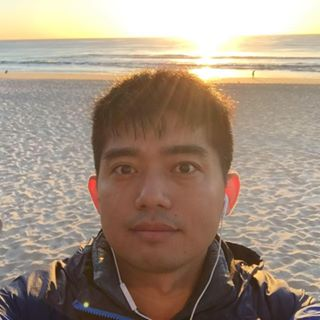
#> input picture Microsoft/img.jpg, 320 x 320 px
$ jupyter execute 'Computer Vision.ipynb'   (shell and % lines are left out)
#> lines starting #> are read from the running program, lines starting #| are printed output that depends on the picture; long printed decimals are rounded
[cell 1]
from matplotlib.pyplot import imshow

from PIL import Image

import numpy as np

import skimage
import skimage.color as sc
from skimage import exposure

## Load an Iamge

[cell 2]
i = np.array(Image.open('img.jpg'))
#> i is the input picture: shape (320, 320, 3); mean R, G, B 160.8, 142.5, 125.9
imshow(i)
print(type(i))
#| <class 'numpy.ndarray'>
print(i.dtype)
#| uint8
print(i.shape)
#| (320, 320, 3)

[cell 3]
i_mono = sc.rgb2gray(i)
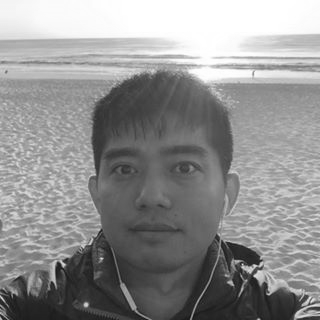
#> i_mono: shape (320, 320) float64; min 0.0769, max 1, mean 0.569
imshow(i_mono, cmap='gray')
print(i_mono.shape)
#| (320, 320)

## Equalization

[cell 4]
def im_hist(img):
    import matplotlib.pyplot as plt
    fig = plt.figure(figsize=(8,6))
    fig.clf()
    ax = fig.gca()
    ax.hist(img.flatten(), bins = 256)
    plt.show()
#> figure, not shown here; tallest bar 6662 high, from x = 0.996 to 1

[cell 5]
im_hist(i_mono)

[cell 6]
def im_cdf(img):
    import matplotlib.pyplot as plt
    fig = plt.figure(figsize=(8,6))
    fig.clf()
    ax = fig.gca()
    ax.hist(img.flatten(), bins = 256, cumulative=True)
    plt.show()
#> figure, not shown here; tallest bar 102400 high, from x = 0.996 to 1

[cell 7]
im_cdf(i_mono)

[cell 8]
i_eq = exposure.equalize_hist(i_mono)
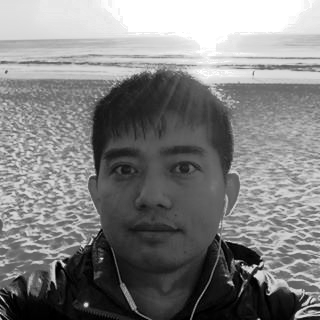
#> i_eq: shape (320, 320) float64; min 9.77e-06, max 1, mean 0.504
imshow(i_eq, cmap='gray')
im_hist(i_eq)
im_cdf(i_eq)
#> in im_cdf (call 2), `plt.show()`:
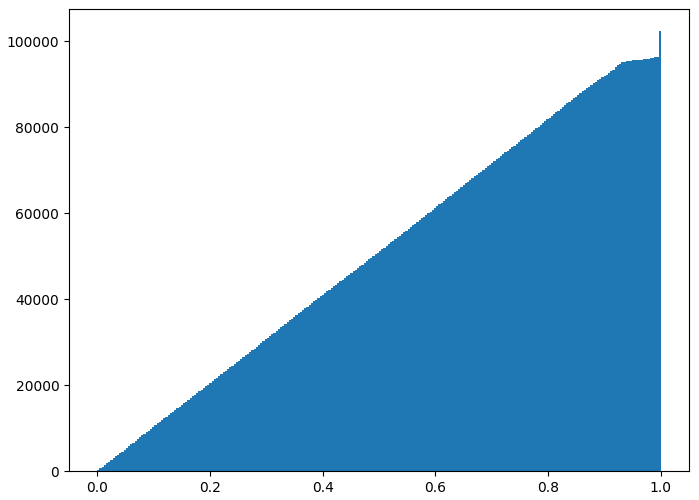
#> figure drawn by matplotlib, 1 panel; tallest bar 102400 high, from x = 0.996 to 1

## De-noising with Filters

[cell 9]
# add some noise
i_n = skimage.util.random_noise(i_eq)
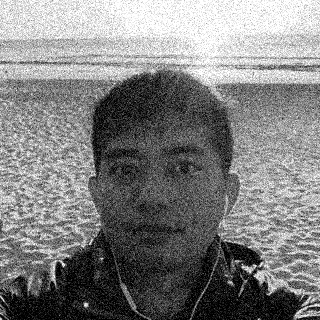
#> i_n: shape (320, 320) float64; min 0, max 1, mean 0.504
imshow(i_n, cmap='gray')

[cell 10]
# Use a Gaussian Filter
def gauss_filter(im, sigma = 10):
#> called with sigma = 10
    from scipy.ndimage.filters import gaussian_filter as gf
    return gf(im, sigma = sigma)

[cell 11]
i_g = gauss_filter(i_n)
imshow(i_g, cmap='gray')

[cell 12]
# Use a Median Filter
def med_filter(im, size = 10):
#> called with size = 10
    from scipy.ndimage.filters import median_filter as mf
    return mf(im, size = size)
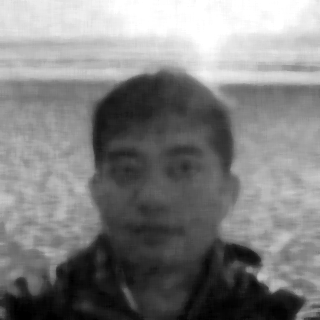
#> returned value: shape (320, 320) float64; min 0, max 1, mean 0.506

[cell 13]
i_m = med_filter(i_n)
imshow(i_m, cmap='gray')

## Extract Features

[cell 14]
# Sobel Edge Detection
def edge_sobel(image):
    from scipy import ndimage
    import skimage.color as sc
    import numpy as np
    image = sc.rgb2gray(image) # convert color image to gray scale
    dx = ndimage.sobel(image, 1) # horizontal drivative
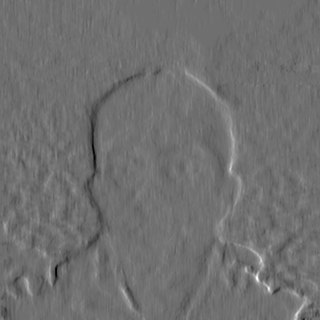
#> dx: shape (320, 320) float64; min -1.07, max 1.37, mean 0.00107; drawn with min black and max white
    dy = ndimage.sobel(image, 0) # vertical derivative
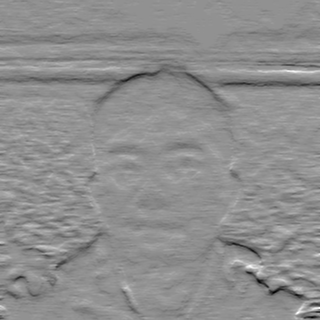
#> dy: shape (320, 320) float64; min -1.12, max 0.847, mean -0.0221; drawn with min black and max white
    mag = np.hypot(dx, dy) # magnitude
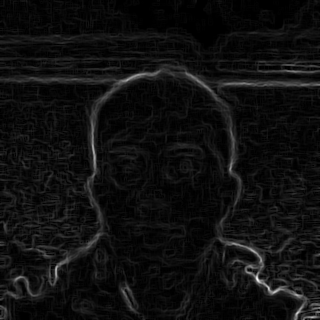
#> mag: shape (320, 320) float64; min 0, max 1.61, mean 0.1; drawn with min black and max white
    print(mag[0].max())
#| 0.1589
    mag *= 255.0 / np.amax(mag) # normalize (Q&D)
    print(mag[0].max())
#| 25.209
    mag = mag.astype(np.uint8)
    return mag

[cell 15]
i_edge = edge_sobel(i_m)
imshow(i_edge, cmap='gray')

## Corner Detection

[cell 16]
def corner_harr(im, min_distance = 10):
#> called with min_distance = 10
    from skimage.feature import corner_harris, corner_peaks
    mag = corner_harris(im)
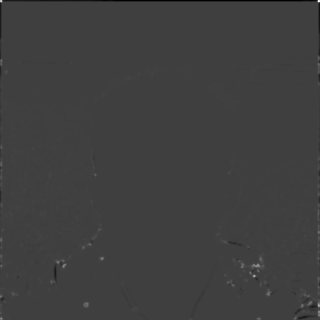
#> mag: shape (320, 320) float64; min -2.04, max 6.1, mean -0.00221; drawn with min black and max white
    return corner_peaks(mag, min_distance = min_distance)

[cell 17]
harris = corner_harr(i_eq, 10)
#> harris = 127 pairs, first value 10 to 309, second value 12 to 304

[cell 18]
def plot_harr(im, harris, markersize = 20, color = 'red'):
#> called with harris = array of shape (127, 2), markersize = 20, color = 'red'
    import matplotlib.pyplot as plt
    import numpy as np
    fig = plt.figure(figsize=(6,6))
    fig.clf()
    ax = fig.gca()
    ax.imshow(np.array(im).astype(float), cmap='gray')
    ax.plot(harris[:, 1], harris[:, 0], 'r+', color = color, markersize = markersize)
    plt.show()
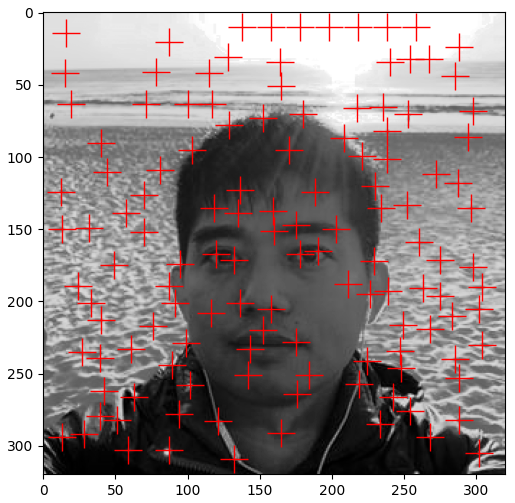
#> figure drawn by matplotlib, 1 panel
    return 'Done'

[cell 19]
plot_harr(i_eq, harris)
#> Out = 'Done'

$ run again, with Microsoft/daisy.jpg copied over Microsoft/img.jpg
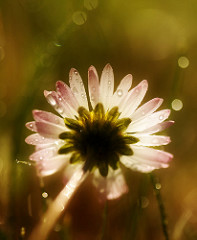
#> input picture Microsoft/daisy.jpg, 197 x 240 px
#> i is the input picture: shape (240, 197, 3); mean R, G, B 116.6, 90.4, 34.8
#| <class 'numpy.ndarray'>
#| uint8
#| (240, 197, 3)
#| (240, 197)
#| 0.2362
#| 30.791
#> in corner_harr, `mag = corner_harris(im)`:
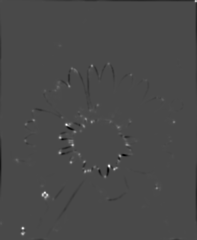
#> mag: shape (240, 197) float64; min -1.43, max 3.51, mean -0.000231; drawn with min black and max white
#> harris = 45 pairs, first value 18 to 228, second value 16 to 179
#> in plot_harr, `plt.show()`:
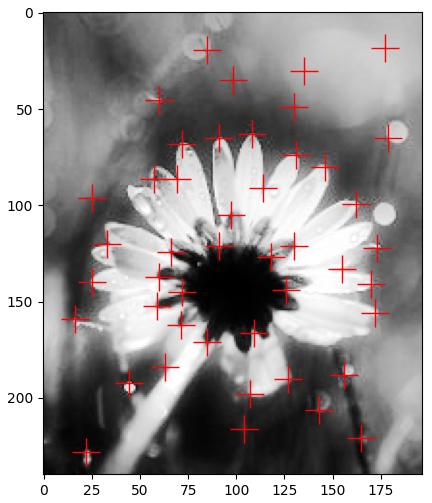
#> figure drawn by matplotlib, 1 panel
#> Out = 'Done'

$ run again, with Microsoft/daisy2.jpg copied over Microsoft/img.jpg
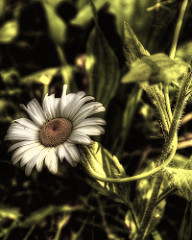
#> input picture Microsoft/daisy2.jpg, 192 x 240 px
#> i is the input picture: shape (240, 192, 3); mean R, G, B 74.6, 70.2, 41.6
#| <class 'numpy.ndarray'>
#| uint8
#| (240, 192, 3)
#| (240, 192)
#| 0.7627
#| 119.478
#> harris = 55 pairs, first value 17 to 220, second value 12 to 178
#> in plot_harr, `plt.show()`:
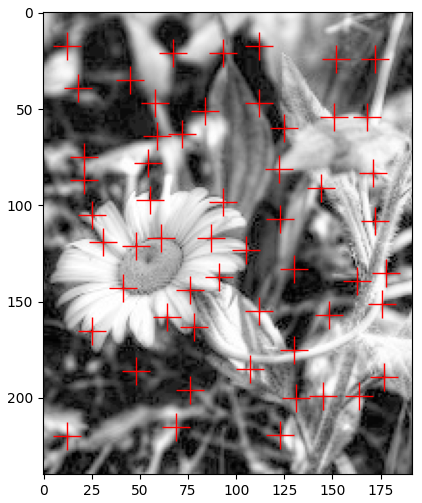
#> figure drawn by matplotlib, 1 panel
#> Out = 'Done'
